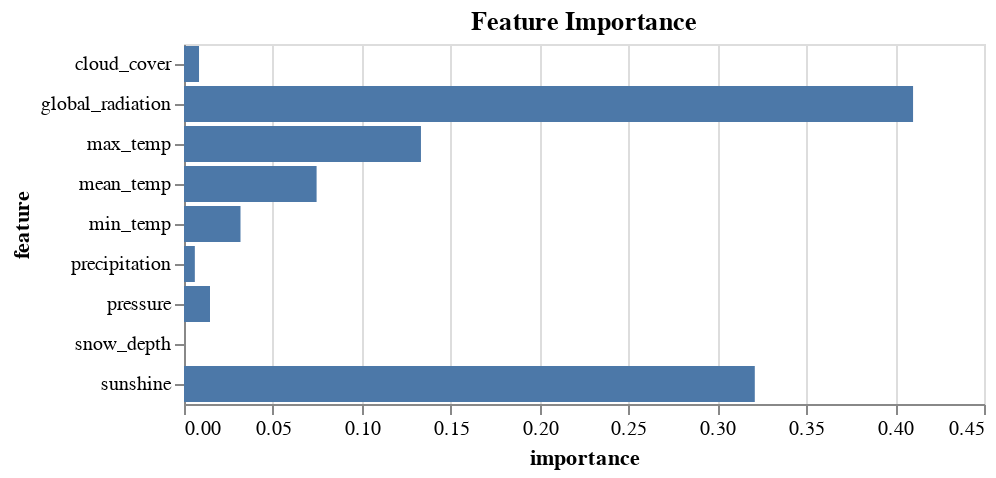

Notebook code for this chart:
### Code cell
alt.Chart(df_feat).mark_bar().encode(
    x="importance",
    y="feature"
).properties(
    title = 'Feature Importance'
)

### Figure 1 — Vega-Lite specification as saved in the notebook (floating-point values rounded to 4 significant figures)
{"config": {"view": {"continuousWidth": 400, "continuousHeight": 300}}, "data": {"name": "data-a34fd57bb1d91b8923a4216bb0f5d9d7"}, "mark": "bar", "encoding": {"x": {"type": "quantitative", "field": "importance"}, "y": {"type": "nominal", "field": "feature"}}, "title": "Feature Importance", "$schema": "https://vega.github.io/schema/vega-lite/v4.8.1.json", "datasets": {"data-a34fd57bb1d91b8923a4216bb0f5d9d7": [{"importance": 0.008456, "feature": "cloud_cover"}, {"importance": 0.3211, "feature": "sunshine"}, {"importance": 0.4101, "feature": "global_radiation"}, {"importance": 0.1333, "feature": "max_temp"}, {"importance": 0.07459, "feature": "mean_temp"}, {"importance": 0.03178, "feature": "min_temp"}, {"importance": 0.006093, "feature": "precipitation"}, {"importance": 0.01463, "feature": "pressure"}, {"importance": 0.0, "feature": "snow_depth"}]}}
